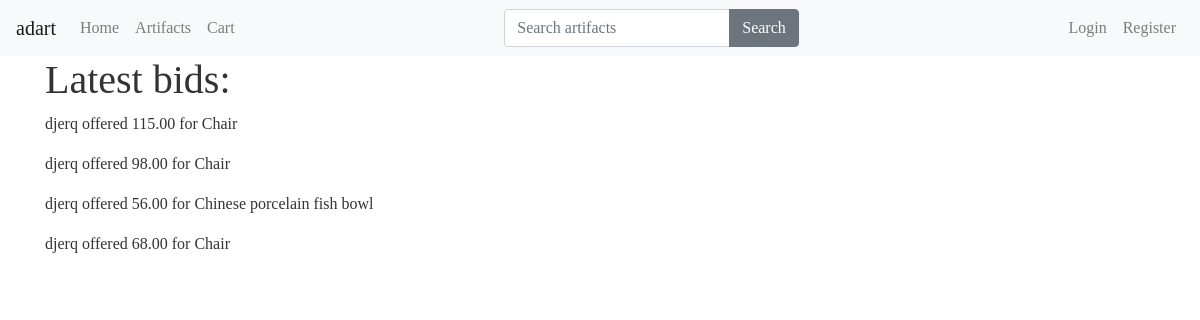
/bids/, run on an earlier commit of the app's database.
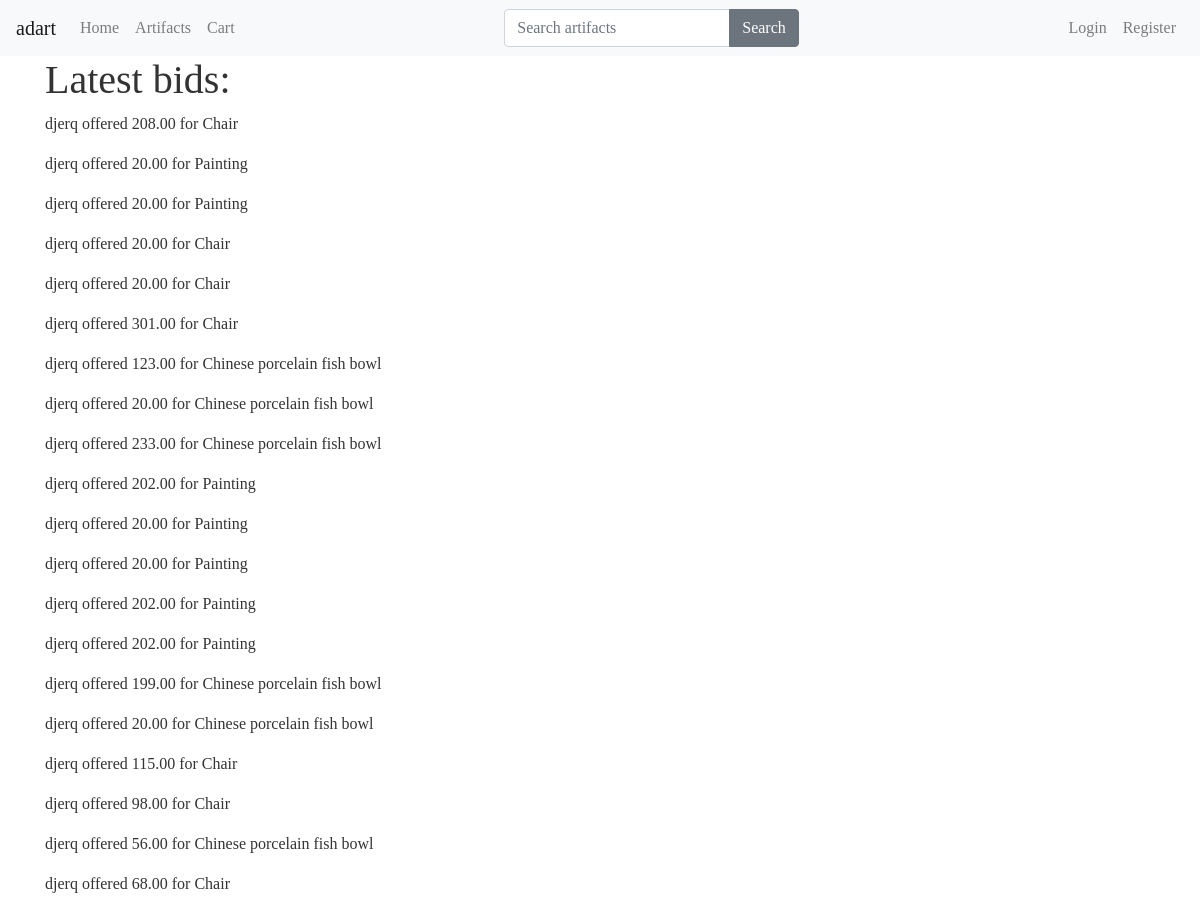
And on a later commit of the database.
### bids/models.py (models this page shows)
class Bid(models.Model):
    user = models.ForeignKey(User)
    artifact = models.ForeignKey(Artifact)
    offer = models.DecimalField(decimal_places=2, max_digits=20, default=20)
    def __str__(self):
        return str(self.artifact)

### artifacts/models.py (models this page shows, shortened)
class Artifact(models.Model):
    title = models.CharField(max_length=120)
    slug = models.SlugField(blank=True)
    description = models.TextField()
    min_price = models.DecimalField(decimal_places=2, max_digits=20, null=True)
    price = models.DecimalField(decimal_places=2, max_digits=20, null=True)
    deadline = models.DateTimeField()
    seller = models.ForeignKey(User)
    sold = models.BooleanField(default=False)
    image = models.ImageField(
        upload_to=upload_image_path, null=True, blank=True)
    year = models.CharField(max_length=120, default='unknown')
    origin = models.CharField(max_length=120, default='unknown')
    featured = models.BooleanField(default=False)
    objects = ArtifactManager()
    def __str__(self):
        return self.title

### bids/views.py (the view)
# urls.py: url(r'bids/$', bid_list, name='bids'),
def bid_list(request):
    bids = Bid.objects.all().order_by('-id')
    context = {
        'bids': bids
    }
    return render(request, 'bids/snippets/bids.html', context)

### bids/templates/bids/snippets/bids.html
{% extends 'base.html' %} {% block content%}
<div class="container ">
    <h1>Latest bids:</h1>
    <div>
        {% for bid in bids %}
        <p>{{bid.user}} offered {{bid.offer}} for {{ bid }}</p>
        {% endfor %}
    </div>
</div>
{% endblock %}

### templates/base.html (shortened to what this page needs)
{% load static %}
<!DOCTYPE html>
<html lang="en">
  <head>
    <link
      rel="stylesheet"
      href="https://stackpath.bootstrapcdn.com/bootstrap/4.3.1/css/bootstrap.min.css"
    />
    <link rel="stylesheet" href='{% static "css/main.css" %}' />
  </head>
  <body>
    {% include 'common/navbar.html'%} {%block content%}{% endblock%}
  </body>
</html>

### templates/common/navbar.html (shortened to what this page needs)
{% url 'index' as index_url %} {% url 'artifacts' as artifacts_url %}
{% url 'login' as login_url %} {% url 'register' as register_url %}
{% url 'cart' as cart_url %} {% url 'logout' as logout_url %}
<nav class="navbar navbar-expand-lg navbar-light bg-light">
  <a class="navbar-brand {% if request.path == index_url %} active {% endif %}" href="{{ index_url }}">adart</a>
  <div class="collapse navbar-collapse" id="navbarNav">
    <ul class="navbar-nav">
      <li class="nav-item {% if request.path == index_url %} active {% endif %}">
        <a class="nav-link " href="{{ index_url }}">Home <span class="sr-only">(current)</span></a>
      </li>
      <li class="nav-item {% if request.path == artifacts_url %} active {% endif %}">
        <a class="nav-link " href="{{ artifacts_url }}">Artifacts</a>
      </li>
      <li class="nav-item {% if request.path == cart_url %} active {% endif %}">
        <a class="nav-link " href="{{ cart_url }}">Cart</a>
      </li>
    </ul>
    {% include 'search/snippets/search-form.html' %}
    {% if request.user.is_authenticated %}
    <ul class="navbar-nav ml-auto">
      <li class="nav-item {% if request.path == logout_url %} active {% endif %}">
        <a class="nav-link" href="{{ logout_url }}">Logout</a>
      </li>
    </ul>
    {% else %}
    <ul class="navbar-nav ml-auto">
      <li class="nav-item {% if request.path == login_url %} active {% endif %}">
        <a class="nav-link" href="{{ login_url }}">Login</a>
      </li>
      <li class="nav-item {% if request.path == register_url %} active {% endif %}">
        <a class="nav-link" href="{{ register_url }}">Register</a>
      </li>
    </ul>
    {% endif %}
  </div>
</nav>

### search/templates/search/snippets/search-form.html
<form method="GET" action='{% url "search:query" %}' class="form my-2 my-lg-0 ml-auto">
  <div class="input-group">
    <input class="form-control" type="text" name="q" placeholder="Search artifacts" aria-label="Search"
      value="{{ request.GET.q}}" />
    <span class="input-group-append">
      <button class="btn btn-secondary" type="submit">
        Search
      </button>
    </span>
  </div>
</form>

### static-auction-app/css/main.css (style rules this page uses)
body { color: #333; font-family: "Cinzel", serif; }

What changed in the data, as far as the page shows it:
added Bid: user "djerq", offer "208.00", artifact.title "Chair"
added Bid: user "djerq", offer "20.00", artifact.title "Painting"
added Bid: user "djerq", offer "20.00", artifact.title "Painting"
added Bid: user "djerq", offer "20.00", artifact.title "Chair"
added Bid: user "djerq", offer "20.00", artifact.title "Chair"
added Bid: user "djerq", offer "301.00", artifact.title "Chair"
added Bid: user "djerq", offer "123.00", artifact.title "Chinese porcelain fish bowl"
added Bid: user "djerq", offer "20.00", artifact.title "Chinese porcelain fish bowl"
added Bid: user "djerq", offer "233.00", artifact.title "Chinese porcelain fish bowl"
added Bid: user "djerq", offer "202.00", artifact.title "Painting"
added Bid: user "djerq", offer "20.00", artifact.title "Painting"
added Bid: user "djerq", offer "20.00", artifact.title "Painting"
added Bid: user "djerq", offer "202.00", artifact.title "Painting"
added Bid: user "djerq", offer "202.00", artifact.title "Painting"
added Bid: user "djerq", offer "199.00", artifact.title "Chinese porcelain fish bowl"
added Bid: user "djerq", offer "20.00", artifact.title "Chinese porcelain fish bowl"
